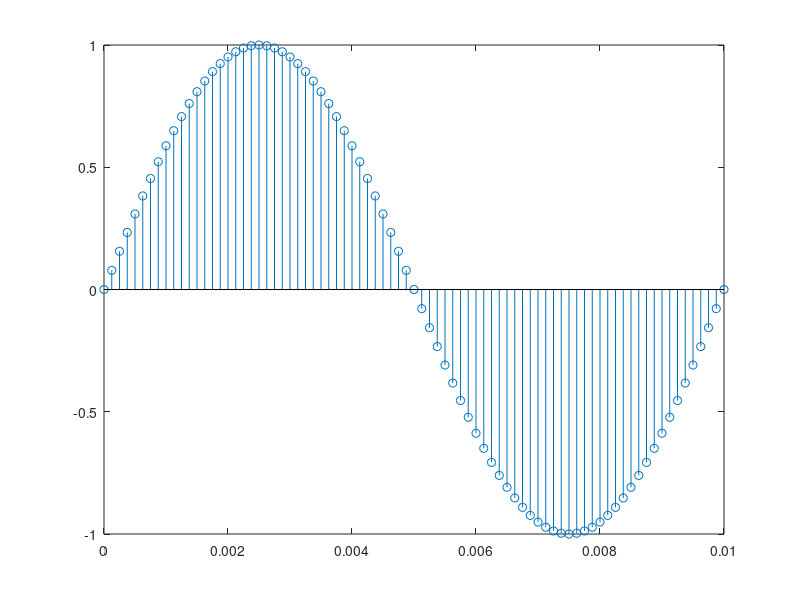

Reproduce this figure in MATLAB.
%
% Do a plot of a sampled sinusoid with frequency f = 100 Hz
%
f = 100;
%
% Sampling frequency and interval
fs = 8000;
Ts = 1/fs;
%
% Set time duration of plot, i.e., 10 msec.
tfinalplot = 10e-3;
%
% Make the time vector for the plot
nplot=0:Ts:tfinalplot;
%
% Sample the sinusoid.
xnT = sin(2*pi*f*nplot);
%
% Make the plot
stem(nplot, xnT);
%
% Uncomment/edit this next line to save the graph.
exportgraphics(gcf, 'Q1.jpg');
%